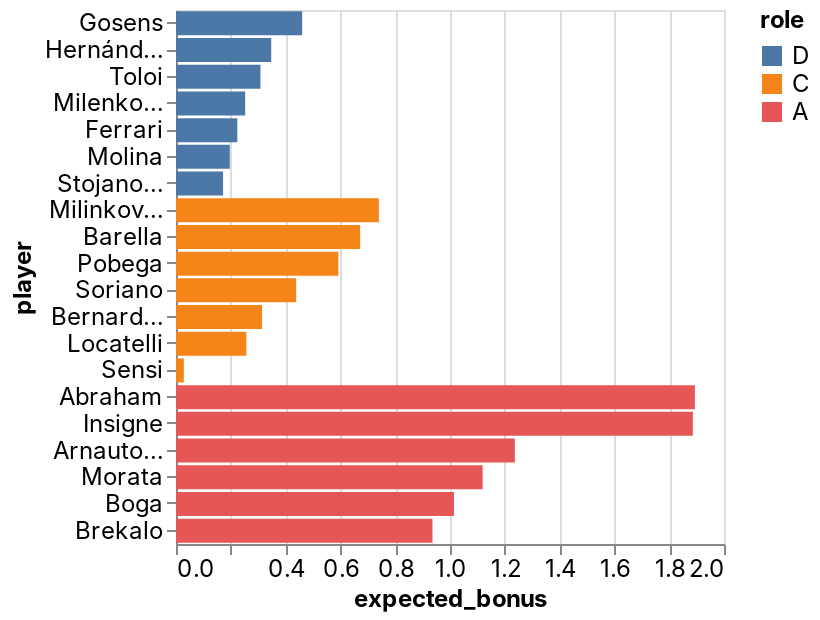

Notebook code cell kept with this figure:
### Code cell
_deepnote_run_altair(team, """{"$schema":"https://vega.github.io/schema/vega-lite/v4.json","mark":{"type":"bar","tooltip":{"content":"data"}},"height":220,"autosize":{"type":"fit"},"data":{"name":"placeholder"},"encoding":{"x":{"field":"expected_bonus","type":"quantitative","sort":null,"scale":{"type":"linear","zero":false}},"y":{"field":"player","type":"nominal","sort":null,"scale":{"type":"linear","zero":true}},"color":{"field":"role","type":"nominal","sort":null,"scale":{"type":"linear","zero":false}}}}""")

### Figure 1 — Vega-Lite specification as saved in the notebook (floating-point values rounded to 4 significant figures)
{"config": {"view": {"continuousWidth": 400, "continuousHeight": 300}, "area": {"fill": "#51C0E9"}, "axis": {"labelFont": "Inter, sans-serif", "labelFontSize": 12, "labelFontWeight": "normal", "labelLimit": 60, "labelOverlap": "greedy", "titleFont": "Inter, sans-serif", "titleFontSize": 12, "titleFontWeight": "bold"}, "background": "#ffffff", "legend": {"labelFont": "Inter, sans-serif", "labelFontSize": 12, "titleFont": "Inter, sans-serif", "titleFontSize": 12, "titleFontWeight": "bold"}, "line": {"stroke": "#51C0E9", "strokeWidth": 2}, "rect": {"fill": "#51C0E9"}, "title": {"anchor": "start", "color": "#000000", "font": "Inter, sans-serif", "fontSize": 22, "fontWeight": "normal"}}, "data": {"name": "data-cddcf4bd1b08e4ff566cf7732658a250"}, "mark": {"type": "bar", "tooltip": {"content": "data"}}, "autosize": {"type": "fit"}, "encoding": {"color": {"type": "nominal", "field": "role", "scale": {"type": "linear", "zero": false}, "sort": null}, "x": {"type": "quantitative", "field": "expected_bonus", "scale": {"type": "linear", "zero": false}, "sort": null}, "y": {"type": "nominal", "field": "player", "scale": {"type": "linear", "zero": true}, "sort": null}}, "height": 300, "width": "container", "$schema": "https://vega.github.io/schema/vega-lite/v4.json", "datasets": {"data-cddcf4bd1b08e4ff566cf7732658a250": [{"fanta_team": "MaiNa Joya_v2.0", "role": "D", "player": "Gosens", "team": "Inter", "opponent": "AC Milan", "date": "2022-02-05T00:00:00", "expected_bonus": 0.4604}, {"fanta_team": "MaiNa Joya_v2.0", "role": "D", "player": "Hernández", "team": "AC Milan", "opponent": "Inter", "date": "2022-02-05T00:00:00", "expected_bonus": 0.3475}, {"fanta_team": "MaiNa Joya_v2.0", "role": "D", "player": "Toloi", "team": "Atalanta", "opponent": "Cagliari", "date": "2022-02-06T00:00:00", "expected_bonus": 0.3082}, {"fanta_team": "MaiNa Joya_v2.0", "role": "D", "player": "Milenkovic", "team": "Fiorentina", "opponent": "Lazio", "date": "2022-02-05T00:00:00", "expected_bonus": 0.2525}, {"fanta_team": "MaiNa Joya_v2.0", "role": "D", "player": "Ferrari", "team": "Sassuolo", "opponent": "Sampdoria", "date": "2022-02-06T00:00:00", "expected_bonus": 0.2238}, {"fanta_team": "MaiNa Joya_v2.0", "role": "D", "player": "Molina", "team": "Udinese", "opponent": "Torino", "date": "2022-02-06T00:00:00", "expected_bonus": 0.1964}, {"fanta_team": "MaiNa Joya_v2.0", "role": "D", "player": "Stojanovic", "team": "Empoli", "opponent": "Bologna", "date": "2022-02-06T00:00:00", "expected_bonus": 0.1717}, {"fanta_team": "MaiNa Joya_v2.0", "role": "C", "player": "Milinkovic-Savic", "team": "Lazio", "opponent": "Fiorentina", "date": "2022-02-05T00:00:00", "expected_bonus": 0.7404}, {"fanta_team": "MaiNa Joya_v2.0", "role": "C", "player": "Barella", "team": "Inter", "opponent": "AC Milan", "date": "2022-02-05T00:00:00", "expected_bonus": 0.672}, {"fanta_team": "MaiNa Joya_v2.0", "role": "C", "player": "Pobega", "team": "Torino", "opponent": "Udinese", "date": "2022-02-06T00:00:00", "expected_bonus": 0.5924}, {"fanta_team": "MaiNa Joya_v2.0", "role": "C", "player": "Soriano", "team": "Bologna", "opponent": "Empoli", "date": "2022-02-06T00:00:00", "expected_bonus": 0.4386}, {"fanta_team": "MaiNa Joya_v2.0", "role": "C", "player": "Bernardeschi", "team": "Juventus", "opponent": "Verona", "date": "2022-02-06T00:00:00", "expected_bonus": 0.3142}, {"fanta_team": "MaiNa Joya_v2.0", "role": "C", "player": "Locatelli", "team": "Juventus", "opponent": "Verona", "date": "2022-02-06T00:00:00", "expected_bonus": 0.2568}, {"fanta_team": "MaiNa Joya_v2.0", "role": "C", "player": "Sensi", "team": "Sampdoria", "opponent": "Sassuolo", "date": "2022-02-06T00:00:00", "expected_bonus": 0.0285}, {"fanta_team": "MaiNa Joya_v2.0", "role": "A", "player": "Abraham", "team": "Roma", "opponent": "Genoa", "date": "2022-02-05T00:00:00", "expected_bonus": 1.894}, {"fanta_team": "MaiNa Joya_v2.0", "role": "A", "player": "Insigne", "team": "Napoli", "opponent": "Venezia", "date": "2022-02-06T00:00:00", "expected_bonus": 1.886}, {"fanta_team": "MaiNa Joya_v2.0", "role": "A", "player": "Arnautovic", "team": "Bologna", "opponent": "Empoli", "date": "2022-02-06T00:00:00", "expected_bonus": 1.237}, {"fanta_team": "MaiNa Joya_v2.0", "role": "A", "player": "Morata", "team": "Juventus", "opponent": "Verona", "date": "2022-02-06T00:00:00", "expected_bonus": 1.119}, {"fanta_team": "MaiNa Joya_v2.0", "role": "A", "player": "Boga", "team": "Atalanta", "opponent": "Cagliari", "date": "2022-02-06T00:00:00", "expected_bonus": 1.014}, {"fanta_team": "MaiNa Joya_v2.0", "role": "A", "player": "Brekalo", "team": "Torino", "opponent": "Udinese", "date": "2022-02-06T00:00:00", "expected_bonus": 0.9361}]}}
